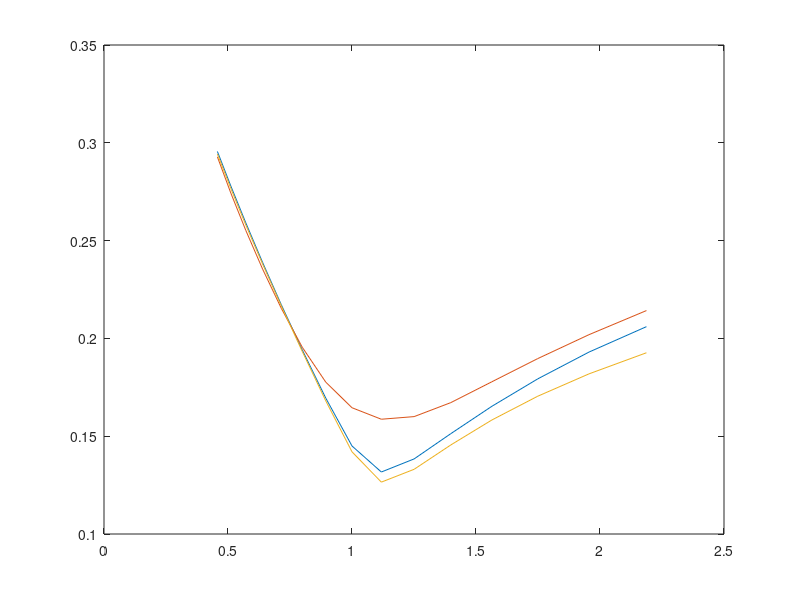
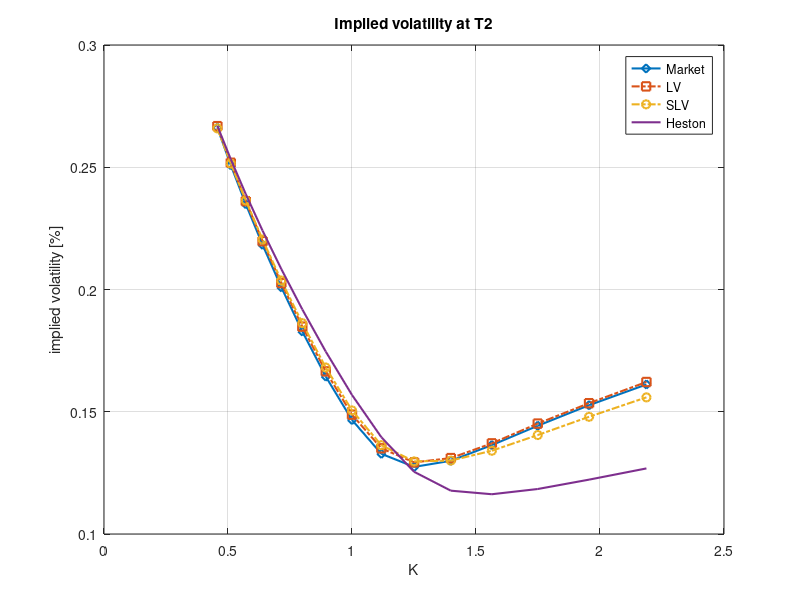

Write the MATLAB code that produced these figures, in order.
function SVL_Forward_ImpVols
clear;close all;clc;warning('off');

StepsYr = 10;
method  = 'AES';
%method  = 'Euler';

%% --Input parameters-- %%
S0 = 1;   %Initial stock price.
M0 = 1;
r  = 0.0; %Initial interest rate. Note that for different r, the code needs a minor corrections
t0 = 0;   %Initial time.
T1 = 2;
T2 = 5;

%%Market data are generated with the Heston model, here are the "market"
%%parameters
gamma  = 0.5; %Volatility variance Heston ('vol-vol'). All market parameters.
kappa  = 0.3; %Reversion rate Heston.
rho = -0.6; %Correlation BM's Heston.
vBar   = 0.05; %Long run variance Heston.
v0     = 0.04; %Initial variance Heston.

%%--'Calibrated' MODEL parameters--
%p = 0.05; %Close
p = 0.25; %Moderate
%p = 0.6; %Far off
gammaModel  = (1-p)*gamma;
kappaModel  = (1+p)*kappa;
rhoModel = (1+p)*rho;
vBarModel   = (1-p)*vBar;
v0Model     = (1+p)*v0;

%%--Settings--
NoBins    = 20;
NoOfPaths = 5e4; %Monte Carlo: #paths per seed.
NoOfSteps = StepsYr*T2;
dt        = 1/StepsYr;
delta   = -3.5:0.5:3.5;
k       = S0*exp(0.1*sqrt(T2)*delta);
doneFlag = 0;
%% --Define market-- %%
cf = @(u,T)ChFHeston(u, T, kappa,vBar,gamma,rho, v0, r);
Vc = @(t,x)Market(cf,t,x,log(S0));

%% --Define Heston's model that is precalibrated to the market
cfHeston     = @(u,T)ChFHeston(u, T, kappaModel,vBarModel,gammaModel,rhoModel, v0Model, r);
cfHestonFrwd = @(u) ChFHestonForward(u, T1, T2, kappaModel,vBarModel,gammaModel,rhoModel, v0Model ,r);
optPriceHestonFrwd = CallPutOptionPriceCOSMthd_FrwdStart(cfHestonFrwd,'c',r,T1,T2,k'-1,2000,5);

% Define bump size
bump_T  = 1e-4;
bump_K  = @(T)1e-4;

% Define derivatives
dC_dT   = @(T,K) (Vc(T + bump_T,K) - Vc(T ,K)) /  bump_T;
dC_dK   = @(T,K) (Vc(T,K + bump_K(T)) - Vc(T,K - bump_K(T))) / (2 * bump_K(T));
d2C_dK2 = @(T,K) (Vc(T,K + bump_K(T)) + Vc(T,K-bump_K(T)) - 2*Vc(T,K)) / bump_K(T)^2;

%% --Get price back out of local volatility model-- %%
NoSeeds      = 1; 
ImpliedVol_T2Sum     = 0;
ImpliedVol_T2Sum_LV     = 0;
ImpliedVol_T2Mat     = zeros(length(k),NoSeeds);
ImpliedVol_T2Mat_LV  = zeros(length(k),NoSeeds);
EuropOptionPriceT2Sum     = 0;
EuropOptionPriceT2Sum_LV     = 0;

for s =1 : NoSeeds   
    randn('seed',s)
    rand('seed',s)
    %fprintf('seed number = %2.0f',s)   
    t   = t0;
    
    S = S0+zeros(NoOfPaths,1);
    S_LV    = S;
    x = log(S0)+zeros(NoOfPaths,1);
    M = M0+zeros(NoOfPaths,1);
    v = v0Model+zeros(NoOfPaths,1);
    v_old = v;
    
    for i = 1:NoOfSteps
        fprintf('seed number = %.0f and time= %2.2f of t_max = %2.2f',s,t,T2)
        fprintf('\n')
        t_real = t;
        
        if i==1
            t_adj = 1/NoOfSteps;
            t     = t_adj; %Flat extrapolation with respect to time OF maturity.
        end       
               
        nominator = dC_dT(t,S) + r*S.*dC_dK(t,S);
                        
        % Note that we need to apply "max" as on some occasions we may have S=0. 
        % This can be improved further however it requires a
        % more in depth computation of the derivatives.
        d2CdK2 = max(abs(d2C_dK2(t,S)),1e-7);
        sigma_det = sqrt(abs(nominator)./(1/2*S.^2.*d2CdK2));
        
        % Pure local volatility setting
        nominator_LV = dC_dT(t,S_LV) + r*S.*dC_dK(t,S_LV);
        d2CdK2_LV = max(abs(d2C_dK2(t,S_LV)),1e-7);
        sigma_det_LV = sqrt(abs(nominator_LV)./(1/2*S_LV.^2.*d2CdK2_LV));
        
        if t_real ~= 0
            EV = getEV_Better(S,v_new,NoBins);
            sigma_new = sigma_det./sqrt(EV);
        else
            sigma_new = sigma_det/sqrt(v0);
            sigma_old = sigma_new;
        end
                      
        if strcmp(method,'AES') == 1
            Z_x       = randn(NoOfPaths,1);
            Z_x       = (Z_x-mean(Z_x))/std(Z_x);
            v_new     = CIR_Sample(NoOfPaths,kappaModel,gammaModel,vBarModel,0,dt,v_old);
            x = x+r*dt-1/2*sigma_old.^2.*v_old*dt...
                +(rhoModel*sigma_old/gammaModel).*(v_new-v_old-kappaModel*vBarModel*dt+kappaModel*v_old*dt)...
                +sqrt(1-rhoModel^2)*Z_x.*sqrt(sigma_old.^2.*v_old*dt);   
            % Pure local volatiliy model
            S_LV = S_LV.*exp((r-1/2*sigma_det_LV.^2)*dt+sigma_det_LV.*sqrt(dt).*Z_x);
        else
%             dW      = randn(NoOfPaths,2);
%             dW      = (dW-ones(length(dW(:,1)),1)*mean(dW,1))./(ones(length(dW(:,1)),1)*std(dW));
%             dW(:,2) = rhoModel*dW(:,1)+sqrt(1-rhoModel^2)*dW(:,2);
            Z_x       = randn(NoOfPaths,1);
            Z_v       = randn(NoOfPaths,1);
            Z_x       = (Z_x-mean(Z_x))/std(Z_x);
            Z_v       = (Z_v-mean(Z_v))/std(Z_v);
            Z_v       = rhoModel*Z_x + sqrt(1-rhoModel^2)*Z_v;
            
            x   = x+(r-1/2*sigma_old.^2.*v)*dt+sigma_old.*sqrt(v*dt).*Z_x;
          
            v       = v + kappaModel*(vBarModel-v)*dt+gammaModel*sqrt(v*dt).*Z_v; 
            v       = max(v,0); %Heston scheme according to Lord e.a. [2006].
            v_new   = v;        
            
            % Pure local volatiliy model
            S_LV = S_LV.*exp((r-1/2*sigma_det_LV.^2)*dt+sigma_det_LV.*sqrt(dt).*Z_x);
        end
        
        M   = M+r*M*dt;
        S   = exp(x);

        %%--Moment matching S--%%
        a2_SLV = (S0/M0-mean(S./M))/mean(1./M); 
        S  = max(S + a2_SLV,1e-4);
        
        a2_LV = (S0/M0-mean(S_LV./M))/mean(1./M); 
        S_LV  = max(S_LV + a2_LV,1e-4);
        
        if i == 1
            t = t_real;
        end
        
        sigma_old = sigma_new;
        v_old     = v_new;
        t         = t+dt;
        
        % Store of S and S_LV for T1
         if (abs(t-T1-dt)<(1+dt)*dt && doneFlag == 0)
             S_T1 = S;
             S_T1_LV = S_LV;
             doneFlag = 1;
             Tvec(1)=t;
         end        
    end
    Tvec(2) = t;
    
    % European-call/put option
    EuropOptionPriceT2      = MCprice(k,S,Tvec(2),r);
    EuropOptionPriceT2_LV   = MCprice(k,S_LV,Tvec(2),r);
    
    % Forward start option
    FrwdStartOpt    = MCprice(k,S./S_T1,Tvec(2),r);
    FrwdStartOpt_LV = MCprice(k,S_LV./S_T1_LV,Tvec(2),r);
        
    
    %% --Get implied volatility-- %%
    ImpliedVol_T2           = ImpliedVolatility('c',EuropOptionPriceT2,k,T2,S0,r,0.3);
    ImpliedVol_T2_LV        = ImpliedVolatility('c',EuropOptionPriceT2_LV,k,T2,S0,r,0.3);
    ImpliedVol_FrwdStart    = ImpliedVolatilityFrwdStart(FrwdStartOpt,k-1,T1,T2,r,0.3);
    ImpliedVol_FrwdStart_LV = ImpliedVolatilityFrwdStart(FrwdStartOpt_LV,k-1,T1,T2,r,0.3);
    ImpliedVol_FrwdStart_Heston = ImpliedVolatilityFrwdStart(optPriceHestonFrwd,k-1,T1,T2,r,0.3);
    
    figure(1)
    plot(k,ImpliedVol_FrwdStart)
    hold on
    plot(k,ImpliedVol_FrwdStart_LV)
    plot(k,ImpliedVol_FrwdStart_Heston)
    
    %% --Sum up seeds-- %%
    ImpliedVol_T2Sum      = ImpliedVol_T2Sum + ImpliedVol_T2;
    ImpliedVol_T2Mat(:,s) = ImpliedVol_T2;
    EuropOptionPriceT2Sum         = EuropOptionPriceT2Sum + EuropOptionPriceT2;
    
    ImpliedVol_T2Sum_LV      = ImpliedVol_T2Sum_LV + ImpliedVol_T2_LV;
    ImpliedVol_T2Mat_LV(:,s) = ImpliedVol_T2_LV;
    EuropOptionPriceT2Sum_LV         = EuropOptionPriceT2Sum_LV + EuropOptionPriceT2_LV;
    %end
    
end
ImpliedVol_T2 = ImpliedVol_T2Sum / NoSeeds;
EuropOptionPriceT2    = EuropOptionPriceT2Sum / NoSeeds;

ImpliedVol_T2_LV = ImpliedVol_T2Sum_LV / NoSeeds;
EuropOptionPriceT2_LV    = EuropOptionPriceT2Sum_LV / NoSeeds;

%% --Compare Implied volatilities from Market and the Model-- %%

EuropOptionPriceT2_Model  = EuropOptionPriceT2;
EuropOptionPriceT2_Market = Carr_Madan_Call(cf,T2,k',log(S0));
EuropOptionPriceT2_Heston = Carr_Madan_Call(cfHeston,T2,k',log(S0));

ImpliedVol_T2_Model   = ImpliedVol_T2;
ImpliedVol_T2_Market  = ImpliedVolatility('c',EuropOptionPriceT2_Market,k,T2,S0,r,0.3); 
ImpliedVol_T2_Heston  = ImpliedVolatility('c',EuropOptionPriceT2_Heston,k,T2,S0,r,0.3); 

%% --Results-- %%
MakeFigure(k, [ImpliedVol_T2_Market,ImpliedVol_T2_LV,ImpliedVol_T2_Model,ImpliedVol_T2_Heston], {'Market','LV','SLV','Heston'},'Implied volatility at T2')

stop=1
function sample = CIR_Sample(NoOfPaths,kappa,gamma,vbar,s,t,v_s)
c        = gamma^2/(4*kappa)*(1-exp(-kappa*(t-s)));
d        = 4*kappa*vbar/(gamma^2);
kappaBar = 4*kappa*exp(-kappa*(t-s))/(gamma^2*(1-exp(-kappa*(t-s))))*v_s;
sample   = c * random('ncx2',d,kappaBar,[NoOfPaths,1]);

function value = Market(cf,T,x,x0)
value = Carr_Madan_Call(cf,T,x,x0);

function value = Carr_Madan_Call(ChF,T,K,x0)
% Make sure that we don't evaluate at 0
K(K<1e-5)=1e-5;

alpha   = 0.75; %Carr-Madan
c       = 3e2;
N_CM    = 2^12;

eta    = c/N_CM;
b      = pi/eta;
u      = [0:N_CM-1]*eta;
lambda = 2*pi/(N_CM*eta);
i      = complex(0,1);

u_new = u-(alpha+1)*i; %European call option.
cf    = exp(i*u_new*x0).*ChF(u_new,T);
psi   = cf./(alpha^2+alpha-u.^2+i*(2*alpha+1)*u);

SimpsonW         = 3+(-1).^[1:N_CM]-[1,zeros(1,N_CM-1)];
SimpsonW(N_CM)   = 0;
SimpsonW(N_CM-1) = 1;
FFTFun           = exp(i*b*u).*psi.*SimpsonW;
payoff           = real(eta*fft(FFTFun)/3);
strike           = exp(-b:lambda:b-lambda);
payoff_specific  = spline(strike,payoff,K);
value = exp(-log(K)*alpha).*payoff_specific/pi;

function cf=ChFHeston(u, tau, kappa,vBar,gamma,rho, v0, r)
i     = complex(0,1);

% functions D_1 and g
D_1  = sqrt(((kappa -i*rho*gamma.*u).^2+(u.^2+i*u)*gamma^2));
g    = (kappa- i*rho*gamma*u-D_1)./(kappa-i*rho*gamma*u+D_1);    

% complex valued functions A and C
C = (1/gamma^2)*(1-exp(-D_1*tau))./(1-g.*exp(-D_1*tau)).*(kappa-gamma*rho*i*u-D_1);
A = i*u*r*tau + kappa*vBar*tau/gamma^2 * (kappa-gamma*rho*i*u-D_1)-2*kappa*vBar/gamma^2*log((1-g.*exp(-D_1*tau))./(1-g));

% ChF for the Heston model
cf = exp(A + C * v0);

function val = getEV_Better(S,v,NoBins)
if NoBins ~= 1
    mat     = sortrows([S v],1);
    BinSize = floor(length(mat)/NoBins);
    
    first = [mean(mat(1:BinSize,2)) mat(1,1) mat(BinSize,1)];
    last  = [mean(mat((NoBins-1)*BinSize:NoBins*BinSize,2)) mat((NoBins-1)*BinSize,1) mat(NoBins*BinSize,1)];
    val   = mean(mat(1:BinSize,2))*(S>=first(2) & S<first(3));
    
    for i = 2 : NoBins-1
        val = val + mean(mat((i-1)*BinSize:i*BinSize,2))*(S>=mat((i-1)*BinSize,1) & S<mat(i*BinSize,1));
    end
    
    val  = val + last(1)*(S>=last(2) & S<=last(3));
    val(val==0) = last(1);
else
    val = mean(v)*ones(length(S),1);
end

function val = MCprice(Kvec,Smat,T,r)
val = zeros(length(Kvec),length(Smat(1,:)));
for i = 1:length(Kvec)
    payoff = max(0,Smat-Kvec(i));  
    for j = 1:length(Smat(1,:))
        val(i,j) = exp(-r*T)*mean(payoff(:,j));
    end
end
% Exact pricing of European Call/Put option with the Black-Scholes model
function value=BS_Call_Option_Price(CP,S_0,K,sigma,tau,r)
% Black-Scholes Call option price
d1    = (log(S_0 ./ K) + (r + 0.5 * sigma^2) * tau) / (sigma * sqrt(tau));
d2    = d1 - sigma * sqrt(tau);
if lower(CP) == 'c' || lower(CP) == 1
    value =normcdf(d1) * S_0 - normcdf(d2) .* K * exp(-r * tau);
elseif lower(CP) == 'p' || lower(CP) == -1
    value =normcdf(-d2) .* K*exp(-r*tau) - normcdf(-d1)*S_0;
end

function impliedVol = ImpliedVolatility(CP,marketPrice,K,T,S_0,r,initialVol)
    impliedVol= zeros(length(K),1);
    for i = 1:length(K)
        func = @(sigma) (BS_Call_Option_Price(CP,S_0,K(i),sigma,T,r) - marketPrice(i)).^1.0;
        impliedVol(i) = fzero(func,initialVol);
    end
    
%Forward start Black-Scholes option price
function value = BS_Call_Option_Price_FrwdStart(K,sigma,T1,T2,r)
K = K + 1.0;
tau = T2 - T1;
d1    = (log(1.0 ./ K) + (r + 0.5 * sigma^2)* tau) / (sigma * sqrt(tau));
d2    = d1 - sigma * sqrt(tau);
value = exp(-r*T1) * normcdf(d1) - normcdf(d2) .* K * exp(-r * T2);

function impliedVol = ImpliedVolatilityFrwdStart(marketPrice,K,T1,T2,r,initialVol)
    impliedVol= zeros(length(K),1);
    for i = 1:length(K)
        func = @(sigma) (BS_Call_Option_Price_FrwdStart(K(i),sigma,T1,T2,r) - marketPrice(i)).^1.0;
        impliedVol(i) = fzero(func,initialVol);
    end

function value = ChFHestonForward(u, T_1, T_2, kappa,vBar,gamma,rho, v0 ,r)
i           = complex(0,1);
tau         = T_2-T_1;
c_bar       = @(t)gamma^2/(4*kappa)*(1-exp(-kappa*t));
d_bar       = 4*kappa*vBar/gamma^2;
kappa_bar  = @(t)4*kappa*v0*exp(-kappa*t)/(gamma^2*(1-exp(-kappa*t)));

% functions D_1 and g
D_1  = sqrt(((kappa -i*rho*gamma.*u).^2+(u.^2+i*u)*gamma^2));
g    = (kappa- i*rho*gamma*u-D_1)./(kappa-i*rho*gamma*u+D_1);    

% complex valued functions A and C
C = (1/gamma^2)*(1-exp(-D_1*tau))./(1-g.*exp(-D_1*tau)).*(kappa-gamma*rho*i*u-D_1);
A = i*u*r*tau + kappa*vBar*tau/gamma^2 * (kappa-gamma*rho*i*u-D_1)-2*kappa*vBar/gamma^2*log((1-g.*exp(-D_1*tau))./(1-g));

% Coefficients used in the forward-ChF
a_1 = C*c_bar(T_1)*kappa_bar(T_1)./(1-2*C*c_bar(T_1));
a_2 = (1./(1-2*C*c_bar(T_1))).^(0.5*d_bar);

% Forward-starting characteristic function
value = exp(A + a_1) .* a_2;

function value = CallPutOptionPriceCOSMthd_FrwdStart(cf,CP,r,T1,T2,K,N,L)
i = complex(0,1);
% cf   - characteristic function as a functon, in the book denoted as \varphi
% CP   - C for call and P for put
% S0   - Initial stock price
% r    - interest rate (constant)
% tau  - time to maturity
% K    - vector of strikes
% N    - Number of expansion terms
% L    - size of truncation domain (typ.:L=8 or L=10)  

% Adjust strike
K = K + 1.0;

% Set up tau and initial x0
tau = T2-T1;
x0  = log(1.0 ./ K);   

% Truncation domain
a = 0 - L * sqrt(tau); 
b = 0 + L * sqrt(tau);

k = 0:N-1;              % row vector, index for expansion terms
u = k * pi / (b - a);   % ChF arguments

H_k = CallPutCoefficients(CP,a,b,k);
temp    = (cf(u) .* H_k).';
temp(1) = 0.5 * temp(1);     % adjust the first element by 1/2

mat = exp(i * (x0 - a) * u);  % matrix-vector manipulations

% Final output
value = exp(-r * T2) * K .* real(mat * temp);


function value = CallPutOptionPriceCOSMthd(cf,CP,S0,r,tau,K,N,L)
i = complex(0,1);
% cf   - characteristic function as a functon, in the book denoted as \varphi
% CP   - C for call and P for put
% S0   - Initial stock price
% r    - interest rate (constant)
% tau  - time to maturity
% K    - vector of strikes
% N    - Number of expansion terms
% L    - size of truncation domain (typ.:L=8 or L=10)  

x0 = log(S0 ./ K);   

% Truncation domain
a = 0 - L * sqrt(tau); 
b = 0 + L * sqrt(tau);

k = 0:N-1;              % row vector, index for expansion terms
u = k * pi / (b - a);   % ChF arguments

H_k = CallPutCoefficients(CP,a,b,k);
temp    = (cf(u) .* H_k).';
temp(1) = 0.5 * temp(1);     % adjust the first element by 1/2

mat = exp(i * (x0 - a) * u);  % matrix-vector manipulations

% Final output
value = exp(-r * tau) * K .* real(mat * temp);

% Coefficients H_k for the COS method
function H_k = CallPutCoefficients(CP,a,b,k)
    if lower(CP) == 'c' || CP == 1
        c = 0;
        d = b;
        [Chi_k,Psi_k] = Chi_Psi(a,b,c,d,k);
         if a < b && b < 0.0
            H_k = zeros([length(k),1]);
         else
            H_k = 2.0 / (b - a) * (Chi_k - Psi_k);
         end
    elseif lower(CP) == 'p' || CP == -1
        c = a;
        d = 0.0;
        [Chi_k,Psi_k]  = Chi_Psi(a,b,c,d,k);
         H_k = 2.0 / (b - a) * (- Chi_k + Psi_k);       
    end

function [chi_k,psi_k] = Chi_Psi(a,b,c,d,k)
    psi_k        = sin(k * pi * (d - a) / (b - a)) - sin(k * pi * (c - a)/(b - a));
    psi_k(2:end) = psi_k(2:end) * (b - a) ./ (k(2:end) * pi);
    psi_k(1)     = d - c;
    
    chi_k = 1.0 ./ (1.0 + (k * pi / (b - a)).^2); 
    expr1 = cos(k * pi * (d - a)/(b - a)) * exp(d)  - cos(k * pi... 
                  * (c - a) / (b - a)) * exp(c);
    expr2 = k * pi / (b - a) .* sin(k * pi * ...
                        (d - a) / (b - a))   - k * pi / (b - a) .* sin(k... 
                        * pi * (c - a) / (b - a)) * exp(c);
    chi_k = chi_k .* (expr1 + expr2);

function MakeFigure(X1, YMatrix1, argLegend,titleIn)
%CREATEFIGURE(X1,YMATRIX1)
%  X1:  vector of x data
%  YMATRIX1:  matrix of y data

%  Auto-generated by MATLAB on 16-Jan-2012 15:26:40

% Create figure
figure1 = figure('InvertHardcopy','off',...
    'Colormap',[0.061875 0.061875 0.061875;0.06875 0.06875 0.06875;0.075625 0.075625 0.075625;0.0825 0.0825 0.0825;0.089375 0.089375 0.089375;0.09625 0.09625 0.09625;0.103125 0.103125 0.103125;0.11 0.11 0.11;0.146875 0.146875 0.146875;0.18375 0.18375 0.18375;0.220625 0.220625 0.220625;0.2575 0.2575 0.2575;0.294375 0.294375 0.294375;0.33125 0.33125 0.33125;0.368125 0.368125 0.368125;0.405 0.405 0.405;0.441875 0.441875 0.441875;0.47875 0.47875 0.47875;0.515625 0.515625 0.515625;0.5525 0.5525 0.5525;0.589375 0.589375 0.589375;0.62625 0.62625 0.62625;0.663125 0.663125 0.663125;0.7 0.7 0.7;0.711875 0.711875 0.711875;0.72375 0.72375 0.72375;0.735625 0.735625 0.735625;0.7475 0.7475 0.7475;0.759375 0.759375 0.759375;0.77125 0.77125 0.77125;0.783125 0.783125 0.783125;0.795 0.795 0.795;0.806875 0.806875 0.806875;0.81875 0.81875 0.81875;0.830625 0.830625 0.830625;0.8425 0.8425 0.8425;0.854375 0.854375 0.854375;0.86625 0.86625 0.86625;0.878125 0.878125 0.878125;0.89 0.89 0.89;0.853125 0.853125 0.853125;0.81625 0.81625 0.81625;0.779375 0.779375 0.779375;0.7425 0.7425 0.7425;0.705625 0.705625 0.705625;0.66875 0.66875 0.66875;0.631875 0.631875 0.631875;0.595 0.595 0.595;0.558125 0.558125 0.558125;0.52125 0.52125 0.52125;0.484375 0.484375 0.484375;0.4475 0.4475 0.4475;0.410625 0.410625 0.410625;0.37375 0.37375 0.37375;0.336875 0.336875 0.336875;0.3 0.3 0.3;0.28125 0.28125 0.28125;0.2625 0.2625 0.2625;0.24375 0.24375 0.24375;0.225 0.225 0.225;0.20625 0.20625 0.20625;0.1875 0.1875 0.1875;0.16875 0.16875 0.16875;0.15 0.15 0.15],...
    'Color',[1 1 1]);

% Create axes
%axes1 = axes('Parent',figure1,'Color',[1 1 1]);
axes1 = axes('Parent',figure1);
grid on
% Uncomment the following line to preserve the X-limits of the axes
% xlim(axes1,[45 160]);
% Uncomment the following line to preserve the Y-limits of the axes
% ylim(axes1,[19 26]);
% Uncomment the following line to preserve the Z-limits of the axes
% zlim(axes1,[-1 1]);
box(axes1,'on');
hold(axes1,'all');

% Create multiple lines using matrix input to plot
% plot1 = plot(X1,YMatrix1,'Parent',axes1,'MarkerEdgeColor',[0 0 0],...
%     'LineWidth',1,...
%     'Color',[0 0 0]);
plot1 = plot(X1,YMatrix1,'Parent',axes1,...
    'LineWidth',1.5);
set(plot1(1),'Marker','diamond','DisplayName',argLegend{1});
set(plot1(2),'Marker','square','LineStyle','-.',...
    'DisplayName',argLegend{2});
set(plot1(3),'Marker','o','LineStyle','-.','DisplayName',argLegend{3});
set(plot1(4),'DisplayName',argLegend{4});

% Create xlabel
xlabel({'K'});

% Create ylabel
ylabel({'implied volatility [%]'});

% Create title
title(titleIn);

% Create legend
legend1 = legend(axes1,'show');
set(legend1,'Color',[1 1 1]);
